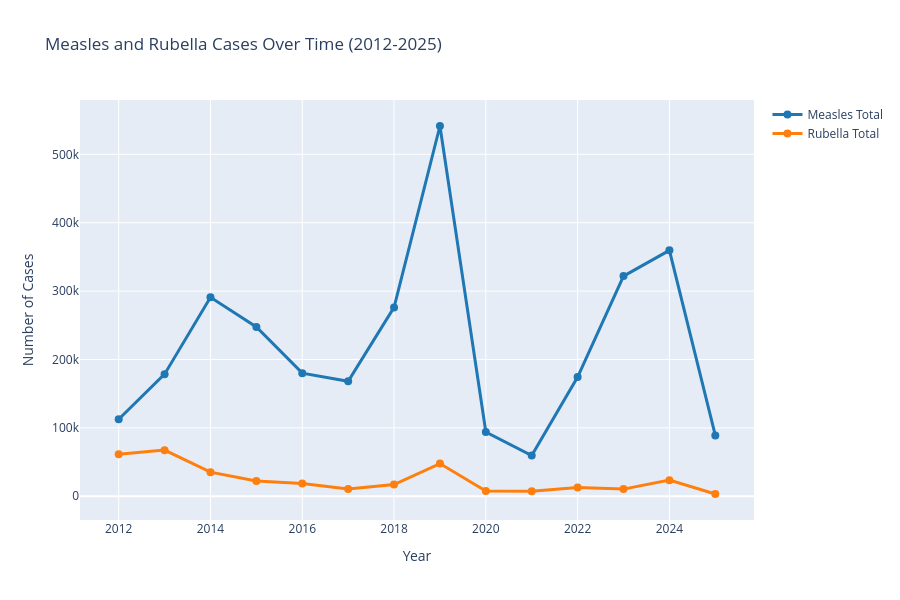

Here is the notebook cell this chart was saved with:
### Code cell
# Visualization: Measles cases over time (Plotly)
yearly_trend_plot = yearly_measles.groupby('year')[['measles_total', 'rubella_total']].sum().reset_index()
fig = go.Figure()
fig.add_trace(go.Scatter(x=yearly_trend_plot['year'], y=yearly_trend_plot['measles_total'],
                         mode='lines+markers', name='Measles Total',
                         line=dict(color='#1f77b4', width=3), marker=dict(size=8)))
fig.add_trace(go.Scatter(x=yearly_trend_plot['year'], y=yearly_trend_plot['rubella_total'],
                         mode='lines+markers', name='Rubella Total',
                         line=dict(color='#ff7f0e', width=3), marker=dict(size=8)))
fig.update_layout(title='Measles and Rubella Cases Over Time (2012-2025)',
                  xaxis_title='Year', yaxis_title='Number of Cases',
                  height=600, hovermode='x unified')
fig.show()

### Figure 1 — Plotly figure (JSON) as saved in the notebook; plotly's stock layout.template omitted (floating-point values rounded to 4 significant figures)
{"data": [{"line": {"color": "#1f77b4", "width": 3}, "marker": {"size": 8}, "mode": "lines+markers", "name": "Measles Total", "type": "scatter", "x": [2012, 2013, 2014, 2015, 2016, 2017, 2018, 2019, 2020, 2021, 2022, 2023, 2024, 2025], "y": [112548, 178526, 290888, 247474, 180015, 168190, 276157, 541401, 93840, 59619, 174340, 321889, 359534, 88853]}, {"line": {"color": "#ff7f0e", "width": 3}, "marker": {"size": 8}, "mode": "lines+markers", "name": "Rubella Total", "type": "scatter", "x": [2012, 2013, 2014, 2015, 2016, 2017, 2018, 2019, 2020, 2021, 2022, 2023, 2024, 2025], "y": [61382, 67433, 35207, 22418, 18679, 10712, 17045, 47766, 7501, 7410, 12620, 10421, 23572, 3286]}], "layout": {"height": 600, "hovermode": "x unified", "title": {"text": "Measles and Rubella Cases Over Time (2012-2025)"}, "xaxis": {"title": {"text": "Year"}}, "yaxis": {"title": {"text": "Number of Cases"}}}}
